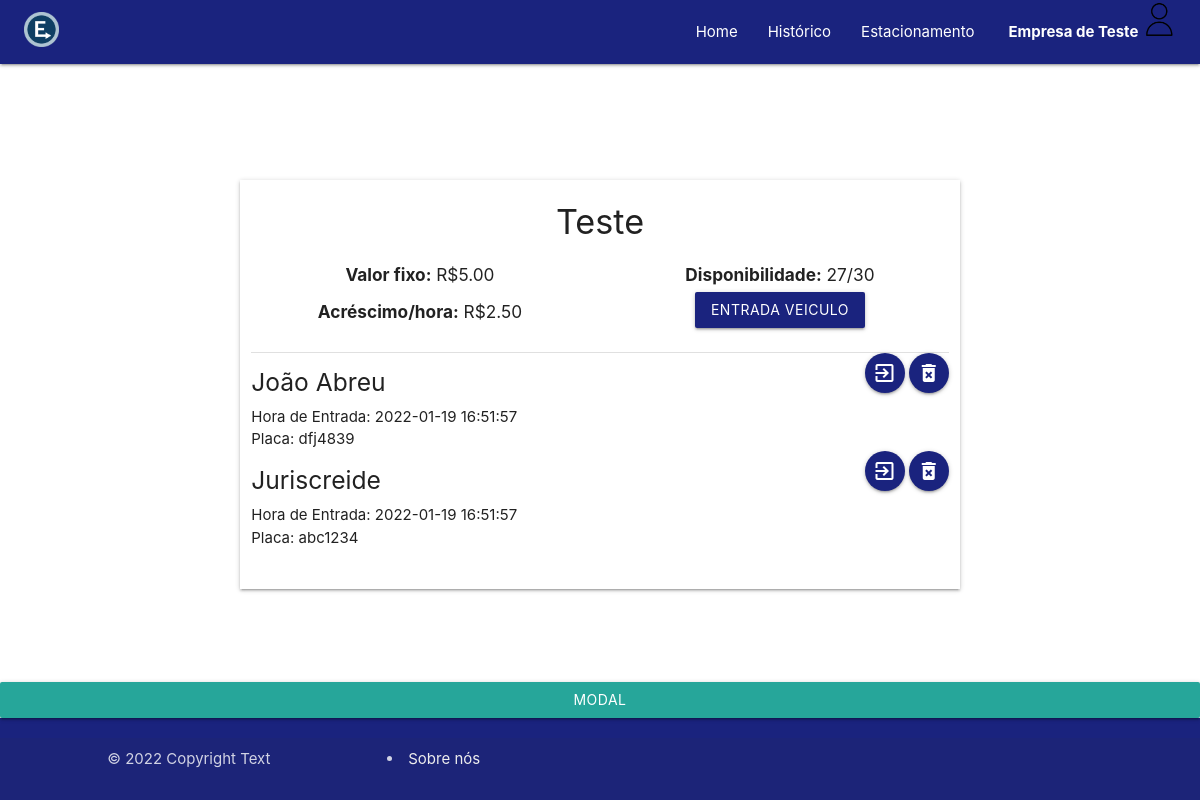
The page /home2.php (signed in) on the database its author committed.
### tables this page shows
CREATE TABLE IF NOT EXISTS `empresa` (
  `idEmpresa` INT NOT NULL,
  `nomEmpresa` VARCHAR(45) NOT NULL,
  `dscCpfCnpj` VARCHAR(45) NULL,
  `email` VARCHAR(45) NULL,
  `telefone` VARCHAR(25) NULL,
  `senha` VARCHAR(255) NOT NULL,
  PRIMARY KEY (`idEmpresa`));

CREATE TABLE IF NOT EXISTS `estacionamento` (
  `idEstac` INT NOT NULL,
  `nomEstac` VARCHAR(45) NOT NULL,
  `qtdVagas` INT NOT NULL,
  `valFixo` DOUBLE NOT NULL,
  `valAcresc` DOUBLE NULL,
  `idEmpresa` INT NOT NULL,
  `idEnd` INT NOT NULL,
  PRIMARY KEY (`idEstac`),
  INDEX `fk_estacionamento_empresa_idx` (`idEmpresa` ASC) VISIBLE,
  INDEX `fk_estacionamento_endereco1_idx` (`idEnd` ASC) VISIBLE,
  CONSTRAINT `fk_estacionamento_empresa`
    FOREIGN KEY (`idEmpresa`)
    REFERENCES `empresa` (`idEmpresa`)
    ON DELETE NO ACTION
    ON UPDATE NO ACTION,
  CONSTRAINT `fk_estacionamento_endereco1`
    FOREIGN KEY (`idEnd`)
    REFERENCES `endereco` (`idEnd`)
    ON DELETE NO ACTION
    ON UPDATE NO ACTION);

CREATE TABLE IF NOT EXISTS `aloca` (
  `idPessoa` INT NOT NULL,
  `idVaga` INT NOT NULL,
  `idAloca` INT NOT NULL,
  `hrEntrada` TIMESTAMP NOT NULL DEFAULT CURRENT_TIMESTAMP,
  `hrSaida` TIMESTAMP NULL,
  `valTotal` DOUBLE NULL,
  `dscPlaca` VARCHAR(25) NULL,
  INDEX `fk_pessoa_has_vaga_vaga1_idx` (`idVaga` ASC) VISIBLE,
  INDEX `fk_pessoa_has_vaga_pessoa1_idx` (`idPessoa` ASC) VISIBLE,
  PRIMARY KEY (`idAloca`),
  CONSTRAINT `fk_pessoa_has_vaga_pessoa1`
    FOREIGN KEY (`idPessoa`)
    REFERENCES `pessoa` (`idPessoa`)
    ON DELETE NO ACTION
    ON UPDATE NO ACTION,
  CONSTRAINT `fk_pessoa_has_vaga_vaga1`
    FOREIGN KEY (`idVaga`)
    REFERENCES `vaga` (`idVaga`)
    ON DELETE NO ACTION
    ON UPDATE NO ACTION);

CREATE TABLE IF NOT EXISTS `pessoa` (
  `idPessoa` INT NOT NULL,
  `nomPessoa` VARCHAR(45) NULL,
  `datNasc` DATE NULL,
  `sexPessoa` VARCHAR(5) NULL,
  `cpfPessoa` VARCHAR(45) NOT NULL,
  PRIMARY KEY (`idPessoa`));

### php_actions/sessaoLog.php (called while the page is built, shortened)
<?php
include_once 'php_actions/conexao.php';
$id = $_SESSION['id_usuario'];
$sql = "SELECT * FROM empresa WHERE idEmpresa = '$id'";
$resultado = mysqli_query($conn, $sql);
$dados = mysqli_fetch_array($resultado);
$sql = "SELECT * FROM estacionamento WHERE idEmpresa = '$id'";
$query = mysqli_query($conn, $sql);
$dadosEstac = mysqli_fetch_array($query);
$idEstac = $dadosEstac['idEstac'];
$nomEstac = $dadosEstac['nomEstac'];
$valFixo = $dadosEstac['valFixo'];
$valAcresc = $dadosEstac['valAcresc'];
$qtdVagas = $dadosEstac['qtdVagas'];
?>

### home2.php (the view, shortened to what this page needs)
<?php
require_once 'php_actions/sessaoLog.php';
include_once 'includes/headerLog.php';
?>
<!DOCTYPE html>
<html>
    <head>
        <link rel="stylesheet" href="https://cdnjs.cloudflare.com/ajax/libs/materialize/1.0.0/css/materialize.min.css">
        <link type="text/css" rel="stylesheet" href="css/materialize.min.css"  media="screen,projection"/>
</head>
<body>
    <div class="container" style="margin: auto; width: 60%;">
        <div class="row">
            <div class="col center-align">
            <div class="row s12 m6 center-align">
                <div class="col s12 z-depth-1">
                    <h4 class="center"><?php echo $nomEstac?></h4>
                    <div class="row center">
                        <div class="col s12 m6">
                            <h6><b>Valor fixo:</b> R$<?php echo number_format($valFixo, 2);?></h6>
                        </div>
                        <div class="col s12 m6">
                            <h6><b>Disponibilidade:</b> 27/<?php echo $qtdVagas ?></h6>
                        </div>
                        <div class="col s12 m6">
                            <h6><b>Acréscimo/hora:</b> R$<?php echo number_format($valAcresc, 2);?></h6>
                        </div>
                        <div class="col s12 m6">
                            <a href="entrada.php" class="btn indigo darken-4">entrada veiculo</a>
                        </div>
                        <div class="col s12 left-align">
                            <br>
                            <div class="divider"></div>
                            <div class="row">
                                <?php
                                    $sql = "SELECT * FROM vaga WHERE idEstac = '$idEstac';";
                                    $query = mysqli_query($conn, $sql);
                                    while($vaga = mysqli_fetch_array($query)):
                                        $idVaga = $vaga['idVaga'];
                                        $sql2 = "SELECT * FROM aloca WHERE idVaga = '$idVaga';";
                                        $query2 = mysqli_query($conn, $sql2);
                                        while($aloca = mysqli_fetch_array($query2)):
                                            $idPessoa = $aloca['idPessoa'];
                                            $query3 = mysqli_query($conn, "SELECT * FROM pessoa WHERE idPessoa = '$idPessoa'");
                                            $pessoa = mysqli_fetch_array($query3);
                                            echo "<div class='col s8'>";
                                            echo "<h5>".$pessoa['nomPessoa']."</h5><span>Hora de Entrada: ".$aloca['hrEntrada']."</span><br><span>Placa: ".$aloca['dscPlaca']."</span>";
                                            echo "</div>";
                                            echo "<div class='col s4'>";
                                                echo "<div class='right-align'>";
                                                echo "<a class='btn-floating btn-medium indigo darken-4 right-align'><i class='material-icons'>exit_to_app</i></a>   <a class='btn-floating btn-medium indigo darken-4 right-align'><i class='material-icons'>delete_forever</i></a>";
                                                echo "</div>";
                                            echo "</div>";
                                        endwhile;
                                    endwhile;
                                ?>
                            </div>
                        </div>
                    </div>
                </div>
            </div>
        </div>
    </div>
</div>
<a class="waves-effect waves-light btn modal-trigger" href="#modal">Modal</a>
        <?php
        include_once 'includes/footer.php';?>
    </body>
  </html>

### includes/headerLog.php (shortened to what this page needs)
<?php
require_once 'php_actions/sessaoLog.php';
?>
<div class="navbar">
    <nav>
        <div class="nav-wrapper indigo darken-4">
            <a href="home.php" class="brand-logo" style="margin-left:2%; margin-top: 1%;"><img src="imagem/logo_estacioney50px.png" alt="" width="35" height="35"></a>
            <ul id="navbar-items" class="right hide-on-med-and-down" style="padding-right: 1%;">
                <li><a href="home.php">Home</a></li>
                <li><a href="historico.php">Histórico</a></li>
                <li><a href="estacionamento.php">Estacionamento</a></li>
                <li><a class="dropdown-trigger" href="#!" data-target="dropdown1" style="margin-left:2%; margin-top: 0%; padding-right: 5%"><b> <?php echo $dados['nomEmpresa']; ?> </b><img src="imagem/imagem_perf.png" alt="" width="35" height="35"><i class="material-icons right"></i></a></li>
            </ul>
        </div>
    </nav>
</div>

### includes/footer.php (style rules this page uses)
body { display: flex; min-height: 100vh; flex-direction: column; }

### rows shown on the page
empresa: nomEmpresa "Empresa de Teste"
estacionamento: nomEstac "Teste", valFixo "5.00", qtdVagas "30", valAcresc "2.50"
aloca: idPessoa.nomPessoa "João Abreu", hrEntrada "2022-01-19 16:51:57", dscPlaca "dfj4839"
aloca: idPessoa.nomPessoa "Juriscreide", hrEntrada "2022-01-19 16:51:57", dscPlaca "abc1234"
